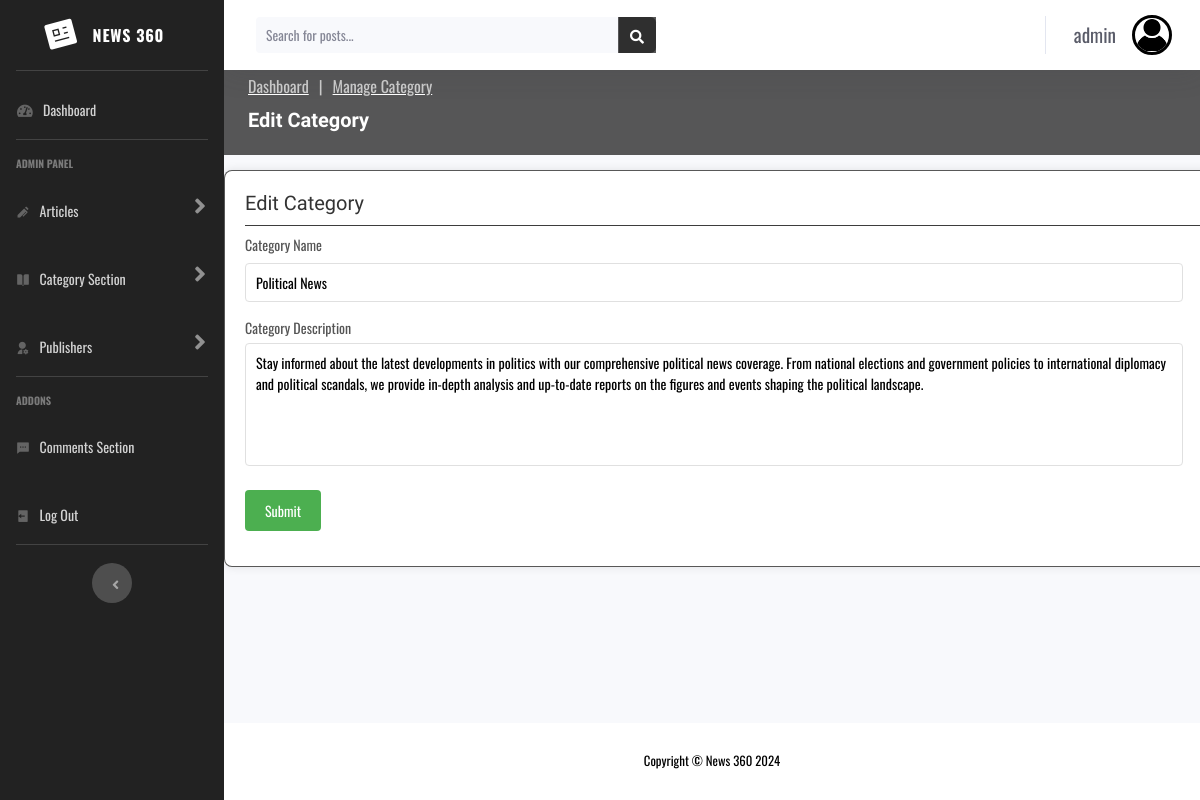
The app's page /admin/edit-category.php?id=1 (signed in) with its own data.
### tables this page shows
CREATE TABLE `users` (
  `id` int(11) UNSIGNED NOT NULL,
  `firstname` varchar(50) NOT NULL,
  `lastname` varchar(50) NOT NULL,
  `username` varchar(50) NOT NULL,
  `email` varchar(100) NOT NULL,
  `password` varchar(255) NOT NULL,
  `avatar` varchar(255) NOT NULL,
  `is_admin` tinyint(1) NOT NULL
);

CREATE TABLE `categories` (
  `id` int(11) NOT NULL,
  `name` varchar(255) NOT NULL,
  `description` text DEFAULT NULL,
  `created_at` timestamp NOT NULL DEFAULT current_timestamp(),
  `updated_at` timestamp NOT NULL DEFAULT current_timestamp() ON UPDATE current_timestamp()
);

### admin/edit-category.php (the view, shortened to what this page needs)
<?php
require 'partials/header.php';
$categoryId = intval($_GET['id']);
$query = "SELECT * FROM categories WHERE id = ?";
$stmt = $conn->prepare($query);
$stmt->bind_param('i', $categoryId);
$stmt->execute();
$result = $stmt->get_result();
$category = $result->fetch_assoc();
?>
<!DOCTYPE html>
<html lang="en">
<head>
    <link href="assets/vendor/fontawesome-free/css/all.min.css" rel="stylesheet" type="text/css" />
    <link href="../assets/vendors/remixicon/remixicon.css" rel="stylesheet" />
    <link href="../assets/vendors/aos/aos.css" rel="stylesheet" />
    <link rel="stylesheet" href="assets/css/bootstrap.css" />
    <link rel="stylesheet" href="assets/css/main.css" />
</head>
<body id="page-top">
<div id="wrapper">
    <?php include 'partials/sidebar.php'; ?>
    <div id="content-wrapper" class="d-flex flex-column">
        <div id="content">
            <?php include 'partials/topbar.php'; ?>
            <section id="breadcrumbs" class="breadcrumbs">
                <div class="container">
                    <ol>
                        <li><a href="index.php">Dashboard</a></li>
                        <li><a href="manage-category.php">Manage Category</a></li>
                    </ol>
                    <h2>Edit Category</h2>
                </div>
            </section>
            <div class="form-container">
                <h2 style="border-bottom: 1px solid #3d3d3d; font-size: 20px">
                    Edit Category
                </h2>
                <form action="" method="post">
                    <div class="form-group">
                        <label for="category">Category Name</label>
                        <input type="text" id="category" name="category" value="<?= htmlspecialchars($category['name']) ?>" required />
                    </div>
                    <div class="form-group">
                        <label for="description">Category Description</label>
                        <textarea id="description" name="description" rows="5" required><?= htmlspecialchars($category['description']) ?></textarea>
                    </div>
                    <div class="form-group">
                        <button type="submit">Submit</button>
                    </div>
                </form>
            </div>
        </div>
        <?php include 'partials/footer.php'; ?>
</body>
</html>

### admin/partials/topbar.php (shortened to what this page needs)
<?php
if (isset($_SESSION['user_id'])) {
    $user_id = $_SESSION['user_id'];
    $query = "SELECT username, avatar FROM users WHERE id = ?";
    $stmt = $conn->prepare($query);
    $stmt->bind_param("i", $user_id);
    $stmt->execute();
    $result = $stmt->get_result();
    if ($result->num_rows > 0) {
        $userprofile = $result->fetch_assoc();
        $profilename = $userprofile['username'];
        $avatar = "../assets/images/admin.jpg";
    } else {
        $profilename = "Publisher";
        $avatar = "../assets/images/admin.jpg";
    }
} else {
    $profilename = "Guest";
    $avatar = "../assets/images/admin.png";
}
?>
<nav class="navbar navbar-expand navbar-light bg-white topbar mb-4 static-top shadow">
    <form class="d-none d-sm-inline-block form-inline mr-auto ml-md-3 my-2 my-md-0 mw-100 navbar-search" action="forms/results.php" method="GET">
    <div class="input-group">
        <input type="text" class="form-control bg-light border-0 small" placeholder="Search for posts..." name="search" aria-label="Search" aria-describedby="basic-addon2" required />
        <div class="input-group-append" style="background: #222222c0">
            <button class="btn btn-primary" type="submit" name="submit" style="background: #222222c0; border: #222222c0">
                <i class="fas fa-search fa-sm"></i>
            </button>
        </div>
    </div>
    </form>
    <ul class="navbar-nav ml-auto">
        <li class="nav-item dropdown no-arrow">
            <a class="nav-link dropdown-toggle" href="#" id="userDropdown" role="button" data-toggle="dropdown" aria-haspopup="true" aria-expanded="false">
                <span class="mr-3 d-none d-lg-inline text-gray-800 small"><?= htmlspecialchars($profilename); ?></span>
                <img style="height: 40px; width: 40px; border: 3px solid black" class="img-profile rounded-circle" src="<?= htmlspecialchars($avatar); ?>" />
            </a>
        </li>
    </ul>
</nav>

### admin/assets/css/main.css (style rules this page uses)
.breadcrumbs { padding: 5px 0; background: #222222c0; margin-top: -25px; }
.breadcrumbs h2 { font-size: 20px; font-weight: 600; color: #fff; }
.breadcrumbs ol { display: flex; flex-wrap: wrap; list-style: none; padding: 0 0 10px 0; margin: 0; font-size: 16px; text-decoration: underline #fff; }
.breadcrumbs ol li a { color: #ccc; }
.breadcrumbs ol li + li { padding-left: 10px; }
.breadcrumbs ol li + li::before { display: inline-block; padding-right: 10px; color: #ccc; content: "|"; }
.form-container { background-color: white; border: 1px solid #222222c0; border-radius: 8px; padding: 20px; margin: 50px auto; width: 1000px; box-shadow: 0px 0px 10px rgba(0, 0, 0, 0.1); margin-top: 15px; }
h2 { margin-top: 0; font-size: 18px; color: #333; padding-bottom: 10px; }
.form-group { margin-bottom: 15px; }
label { display: block; font-size: 14px; color: #555; margin-bottom: 5px; }
input[type="text"], textarea { width: calc(100% - 20px); padding: 8px 10px; font-size: 14px; border: 1px solid #e0e0e0; border-radius: 4px; box-sizing: border-box; }
textarea { resize: none; }
button { background-color: #4caf50; color: white; padding: 10px 20px; border: none; border-radius: 4px; font-size: 14px; cursor: pointer; transition: 0.3s; }

### records on screen
users: username "admin"
categories: category "Political News", description "Stay informed about the latest developments in politics with our comprehensive political news coverage. From national elections and government policies to international diplomacy and political scandals, we provide in-depth analysis and up-to-date reports on the figures and events shaping the political landscape."
